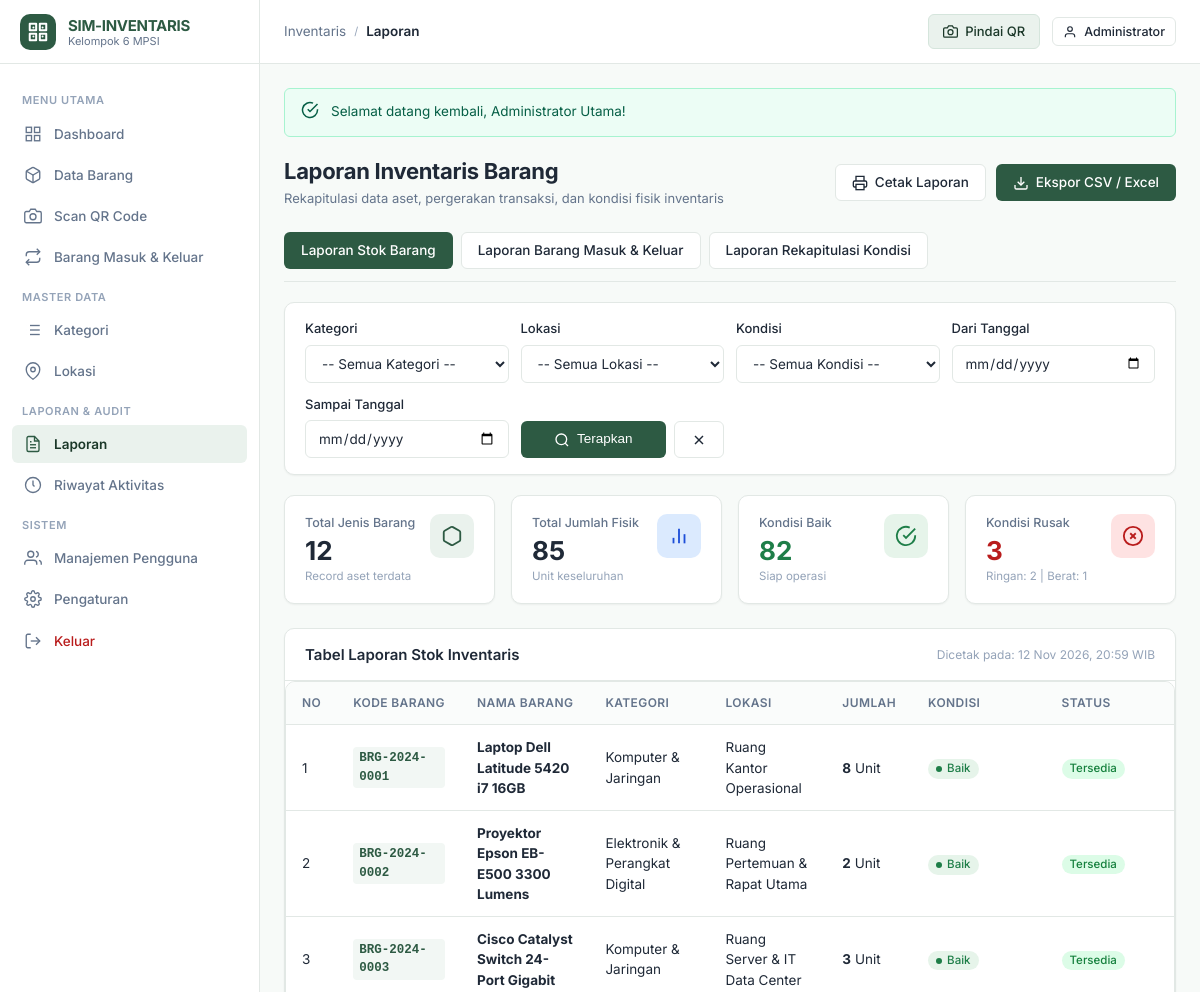
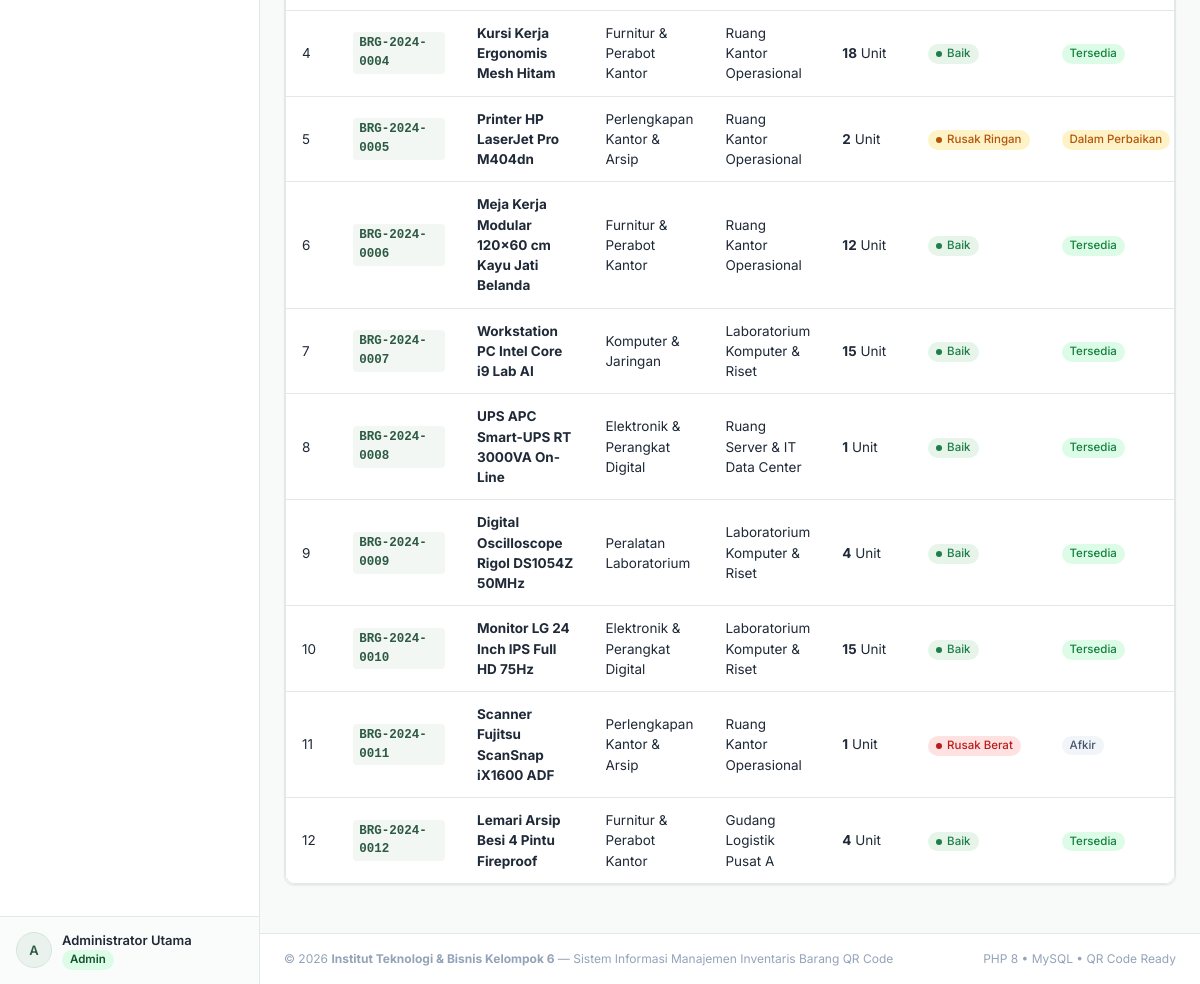
The page /reports/index.php (signed in) on the database its author committed (2 pictures, top to bottom).
### tables this page shows
CREATE TABLE `items` (
  `id` INT AUTO_INCREMENT PRIMARY KEY,
  `item_code` VARCHAR(50) NOT NULL UNIQUE,
  `name` VARCHAR(150) NOT NULL,
  `category_id` INT NOT NULL,
  `location_id` INT NOT NULL,
  `quantity` INT NOT NULL DEFAULT 0,
  `unit` VARCHAR(30) NOT NULL DEFAULT 'Unit',
  `item_condition` ENUM('Baik', 'Rusak Ringan', 'Rusak Berat') NOT NULL DEFAULT 'Baik',
  `status` ENUM('Tersedia', 'Dipinjam', 'Habis', 'Dalam Perbaikan', 'Afkir') NOT NULL DEFAULT 'Tersedia',
  `entry_date` DATE NOT NULL,
  `description` TEXT NULL,
  `qr_code_text` VARCHAR(255) NOT NULL,
  `created_by` INT NULL,
  `created_at` TIMESTAMP DEFAULT CURRENT_TIMESTAMP,
  `updated_at` TIMESTAMP DEFAULT CURRENT_TIMESTAMP ON UPDATE CURRENT_TIMESTAMP,
  CONSTRAINT `fk_items_category` FOREIGN KEY (`category_id`) REFERENCES `categories` (`id`) ON UPDATE CASCADE,
  CONSTRAINT `fk_items_location` FOREIGN KEY (`location_id`) REFERENCES `locations` (`id`) ON UPDATE CASCADE,
  CONSTRAINT `fk_items_created_by` FOREIGN KEY (`created_by`) REFERENCES `users` (`id`) ON DELETE SET NULL ON UPDATE CASCADE
);

CREATE TABLE `categories` (
  `id` INT AUTO_INCREMENT PRIMARY KEY,
  `code` VARCHAR(20) NOT NULL UNIQUE,
  `name` VARCHAR(100) NOT NULL,
  `description` TEXT NULL,
  `created_at` TIMESTAMP DEFAULT CURRENT_TIMESTAMP,
  `updated_at` TIMESTAMP DEFAULT CURRENT_TIMESTAMP ON UPDATE CURRENT_TIMESTAMP
);

CREATE TABLE `locations` (
  `id` INT AUTO_INCREMENT PRIMARY KEY,
  `code` VARCHAR(20) NOT NULL UNIQUE,
  `name` VARCHAR(100) NOT NULL,
  `building` VARCHAR(100) NULL,
  `floor` VARCHAR(50) NULL,
  `description` TEXT NULL,
  `created_at` TIMESTAMP DEFAULT CURRENT_TIMESTAMP,
  `updated_at` TIMESTAMP DEFAULT CURRENT_TIMESTAMP ON UPDATE CURRENT_TIMESTAMP
);

### reports/index.php (the view, shortened to what this page needs)
<?php
require_once __DIR__ . '/../config/helpers.php';
$pdo = getDbConnection();
$reportType = trim($_GET['report_type'] ?? 'inventory');
$startDate = trim($_GET['start_date'] ?? '');
$endDate = trim($_GET['end_date'] ?? '');
if ($reportType === 'inventory') {
    $where = [];
    $params = [];
    $whereSql = !empty($where) ? 'WHERE ' . implode(' AND ', $where) : '';
    $sql = "
        SELECT i.*, c.name as category_name, l.name as location_name
        FROM items i
        JOIN categories c ON i.category_id = c.id
        JOIN locations l ON i.location_id = l.id
        {$whereSql}
        ORDER BY i.item_code ASC
    ";
    $stmt = $pdo->prepare($sql);
    $stmt->execute($params);
    $reportData = $stmt->fetchAll();
    $totalItems = count($reportData);
    $totalUnits = array_sum(array_column($reportData, 'quantity'));
    $baikUnits = 0; $rusakRinganUnits = 0; $rusakBeratUnits = 0;
    foreach ($reportData as $row) {
        if ($row['item_condition'] === 'Baik') $baikUnits += $row['quantity'];
        elseif ($row['item_condition'] === 'Rusak Ringan') $rusakRinganUnits += $row['quantity'];
        elseif ($row['item_condition'] === 'Rusak Berat') $rusakBeratUnits += $row['quantity'];
    }
}
$queryParams = $_GET;
$queryString = http_build_query($queryParams);
require_once __DIR__ . '/../includes/header.php';
require_once __DIR__ . '/../includes/sidebar.php';
require_once __DIR__ . '/../includes/navbar.php';
?>
<div class="page-header">
    <div class="page-title">
        <h1>Laporan Inventaris Barang</h1>
        <p>Rekapitulasi data aset, pergerakan transaksi, dan kondisi fisik inventaris</p>
    </div>
    <div class="page-actions">
        <a href="<?= url('reports/print.php?' . $queryString) ?>" target="_blank" class="btn btn-secondary">
            <svg width="15" height="15" viewBox="0 0 24 24" fill="none" stroke="currentColor" stroke-width="2"><polyline points="6 9 6 2 18 2 18 9"></polyline><path d="M6 18H4a2 2 0 0 1-2-2v-5a2 2 0 0 1 2-2h16a2 2 0 0 1 2 2v5a2 2 0 0 1-2 2h-2"></path><rect x="6" y="14" width="12" height="8"></rect></svg>
            <span>Cetak Laporan</span>
        </a>
        <a href="<?= url('reports/export_csv.php?' . $queryString) ?>" class="btn btn-primary">
            <svg width="15" height="15" viewBox="0 0 24 24" fill="none" stroke="currentColor" stroke-width="2"><path d="M21 15v4a2 2 0 0 1-2 2H5a2 2 0 0 1-2-2v-4"></path><polyline points="7 10 12 15 17 10"></polyline><line x1="12" y1="15" x2="12" y2="3"></line></svg>
            <span>Ekspor CSV / Excel</span>
        </a>
    </div>
</div>
<div style="display: flex; gap: 8px; margin-bottom: 20px; border-bottom: 1px solid var(--color-border); padding-bottom: 12px; flex-wrap: wrap;">
    <a href="<?= url('reports/index.php?report_type=inventory') ?>" class="btn <?= $reportType === 'inventory' ? 'btn-primary' : 'btn-secondary' ?>">
        <span>Laporan Stok Barang</span>
    </a>
    <a href="<?= url('reports/index.php?report_type=transactions') ?>" class="btn <?= $reportType === 'transactions' ? 'btn-primary' : 'btn-secondary' ?>">
        <span>Laporan Barang Masuk & Keluar</span>
    </a>
    <a href="<?= url('reports/index.php?report_type=condition') ?>" class="btn <?= $reportType === 'condition' ? 'btn-primary' : 'btn-secondary' ?>">
        <span>Laporan Rekapitulasi Kondisi</span>
    </a>
</div>
<div class="filter-card">
    <form method="GET" action="" class="filter-grid">
        <div>
            <label class="form-label" for="category_id">Kategori</label>
            <select id="category_id" name="category_id" class="form-select">
                <option value="">-- Semua Kategori --</option>
            </select>
        </div>
        <?php if ($reportType === 'inventory'): ?>
            <div>
                <label class="form-label" for="location_id">Lokasi</label>
                <select id="location_id" name="location_id" class="form-select">
                    <option value="">-- Semua Lokasi --</option>
                </select>
            </div>
            <div>
                <label class="form-label" for="condition">Kondisi</label>
                <select id="condition" name="condition" class="form-select">
                    <option value="">-- Semua Kondisi --</option>
                </select>
            </div>
        <?php endif; ?>
        <div>
            <label class="form-label" for="start_date">Dari Tanggal</label>
            <input type="date" id="start_date" name="start_date" class="form-control" value="<?= e($startDate) ?>">
        </div>
        <div>
            <label class="form-label" for="end_date">Sampai Tanggal</label>
            <input type="date" id="end_date" name="end_date" class="form-control" value="<?= e($endDate) ?>">
        </div>
        <div style="display: flex; gap: 8px;">
            <button type="submit" class="btn btn-primary" style="flex: 1;">
                <svg width="15" height="15" viewBox="0 0 24 24" fill="none" stroke="currentColor" stroke-width="2"><circle cx="11" cy="11" r="8"></circle><line x1="21" y1="21" x2="16.65" y2="16.65"></line></svg>
                <span>Terapkan</span>
            </button>
            <a href="<?= url('reports/index.php?report_type=' . $reportType) ?>" class="btn btn-secondary" title="Reset">
                <svg width="15" height="15" viewBox="0 0 24 24" fill="none" stroke="currentColor" stroke-width="2"><line x1="18" y1="6" x2="6" y2="18"></line><line x1="6" y1="6" x2="18" y2="18"></line></svg>
            </a>
        </div>
    </form>
</div>
<?php if ($reportType === 'inventory'): ?>
    <div class="stats-grid">
        <div class="stat-card">
            <div class="stat-info">
                <span class="stat-label">Total Jenis Barang</span>
                <span class="stat-value"><?= formatNumber($totalItems) ?></span>
                <span class="stat-subtext">Record aset terdata</span>
            </div>
            <div class="stat-icon primary">
                <svg viewBox="0 0 24 24" fill="none" stroke="currentColor" stroke-width="2"><path d="M21 16V8a2 2 0 0 0-1-1.73l-7-4a2 2 0 0 0-2 0l-7 4A2 2 0 0 0 3 8v8a2 2 0 0 0 1 1.73l7 4a2 2 0 0 0 2 0l7-4A2 2 0 0 0 21 16z"></path></svg>
            </div>
        </div>
        <div class="stat-card">
            <div class="stat-info">
                <span class="stat-label">Total Jumlah Fisik</span>
                <span class="stat-value"><?= formatNumber($totalUnits) ?></span>
                <span class="stat-subtext">Unit keseluruhan</span>
            </div>
            <div class="stat-icon info">
                <svg viewBox="0 0 24 24" fill="none" stroke="currentColor" stroke-width="2"><line x1="12" y1="20" x2="12" y2="4"></line><line x1="6" y1="20" x2="6" y2="14"></line><line x1="18" y1="20" x2="18" y2="10"></line></svg>
            </div>
        </div>
        <div class="stat-card">
            <div class="stat-info">
                <span class="stat-label">Kondisi Baik</span>
                <span class="stat-value" style="color: var(--color-success);"><?= formatNumber($baikUnits) ?></span>
                <span class="stat-subtext">Siap operasi</span>
            </div>
            <div class="stat-icon success">
                <svg viewBox="0 0 24 24" fill="none" stroke="currentColor" stroke-width="2"><path d="M22 11.08V12a10 10 0 1 1-5.93-9.14"></path><polyline points="22 4 12 14.01 9 11.01"></polyline></svg>
            </div>
        </div>
        <div class="stat-card">
            <div class="stat-info">
                <span class="stat-label">Kondisi Rusak</span>
                <span class="stat-value" style="color: var(--color-danger);"><?= formatNumber($rusakRinganUnits + $rusakBeratUnits) ?></span>
                <span class="stat-subtext">Ringan: <?= $rusakRinganUnits ?> | Berat: <?= $rusakBeratUnits ?></span>
            </div>
            <div class="stat-icon danger">
                <svg viewBox="0 0 24 24" fill="none" stroke="currentColor" stroke-width="2"><circle cx="12" cy="12" r="10"></circle><line x1="15" y1="9" x2="9" y2="15"></line><line x1="9" y1="9" x2="15" y2="15"></line></svg>
            </div>
        </div>
    </div>
    <div class="card">
        <div class="card-header">
            <h2 class="card-title">Tabel Laporan Stok Inventaris</h2>
            <span style="font-size: 12px; color: var(--color-text-subtle);">Dicetak pada: <?= date('d M Y, H:i') ?> WIB</span>
        </div>
        <div class="table-responsive">
            <table class="table">
                <thead>
                    <tr>
                        <th style="width: 40px;">No</th>
                        <th>Kode Barang</th>
                        <th>Nama Barang</th>
                        <th>Kategori</th>
                        <th>Lokasi</th>
                        <th>Jumlah</th>
                        <th>Kondisi</th>
                        <th>Status</th>
                    </tr>
                </thead>
                <tbody>
                    <?php if (empty($reportData)): ?>
                        <tr><td colspan="9" style="text-align: center; color: var(--color-text-subtle); padding: 32px;">Tidak ada data yang memenuhi kriteria filter.</td></tr>
                    <?php else: ?>
                        <?php foreach ($reportData as $idx => $r): ?>
                            <tr>
                                <td><?= $idx + 1 ?></td>
                                <td><span class="table-code"><?= e($r['item_code']) ?></span></td>
                                <td><strong><?= e($r['name']) ?></strong></td>
                                <td><?= e($r['category_name']) ?></td>
                                <td><?= e($r['location_name']) ?></td>
                                <td><strong><?= formatNumber($r['quantity']) ?></strong> <?= e($r['unit']) ?></td>
                                <td><?= getConditionBadge($r['item_condition']) ?></td>
                                <td><?= getStatusBadge($r['status']) ?></td>
                            </tr>
                        <?php endforeach; ?>
                    <?php endif; ?>
                </tbody>
            </table>
        </div>
    </div>
<?php endif; ?>
<?php require_once __DIR__ . '/../includes/footer.php'; ?>

### config/helpers.php (shortened to what this page needs)
<?php
function e(?string $string): string {
    return htmlspecialchars($string ?? '', ENT_QUOTES, 'UTF-8');
}
function url(string $path = ''): string {
    $path = ltrim($path, '/');
    return BASE_URL . ($path !== '' ? '/' . $path : '');
}
function formatNumber($num): string {
    return number_format((float)$num, 0, ',', '.');
}
function getConditionBadge(string $condition): string {
    switch ($condition) {
        case 'Baik':
            return '<span class="badge badge-success"><span class="dot dot-success"></span>Baik</span>';
        case 'Rusak Ringan':
            return '<span class="badge badge-warning"><span class="dot dot-warning"></span>Rusak Ringan</span>';
        case 'Rusak Berat':
            return '<span class="badge badge-danger"><span class="dot dot-danger"></span>Rusak Berat</span>';
    }
}
function getStatusBadge(string $status): string {
    switch ($status) {
        case 'Tersedia':
            return '<span class="badge badge-emerald">Tersedia</span>';
        case 'Dalam Perbaikan':
            return '<span class="badge badge-warning">Dalam Perbaikan</span>';
        case 'Afkir':
            return '<span class="badge badge-gray">Afkir</span>';
    }
}
function getRoleBadge(string $role): string {
    switch ($role) {
        case 'admin':
            return '<span class="badge badge-admin">Admin</span>';
    }
}

### rows shown on the page
items: item_code "BRG-2024-0001", name "Laptop Dell Latitude 5420 i7 16GB", category.name "Komputer & Jaringan", location.name "Ruang Kantor Operasional", quantity "8", unit "Unit", item_condition "Baik" (drawn), status "Tersedia"
items: item_code "BRG-2024-0002", name "Proyektor Epson EB-E500 3300 Lumens", category.name "Elektronik & Perangkat Digital", location.name "Ruang Pertemuan & Rapat Utama", quantity "2", unit "Unit", item_condition "Baik" (drawn), status "Tersedia"
items: item_code "BRG-2024-0003", name "Cisco Catalyst Switch 24-Port Gigabit", category.name "Komputer & Jaringan", location.name "Ruang Server & IT Data Center", quantity "3", unit "Unit", item_condition "Baik" (drawn), status "Tersedia"
items: item_code "BRG-2024-0004", name "Kursi Kerja Ergonomis Mesh Hitam", category.name "Furnitur & Perabot Kantor", location.name "Ruang Kantor Operasional", quantity "18", unit "Unit", item_condition "Baik" (drawn), status "Tersedia"
items: item_code "BRG-2024-0005", name "Printer HP LaserJet Pro M404dn", category.name "Perlengkapan Kantor & Arsip", location.name "Ruang Kantor Operasional", quantity "2", unit "Unit", item_condition "Rusak Ringan" (drawn), status "Dalam Perbaikan"
items: item_code "BRG-2024-0006", name "Meja Kerja Modular 120x60 cm Kayu Jati Belanda", category.name "Furnitur & Perabot Kantor", location.name "Ruang Kantor Operasional", quantity "12", unit "Unit", item_condition "Baik" (drawn), status "Tersedia"
items: item_code "BRG-2024-0007", name "Workstation PC Intel Core i9 Lab AI", category.name "Komputer & Jaringan", location.name "Laboratorium Komputer & Riset", quantity "15", unit "Unit", item_condition "Baik" (drawn), status "Tersedia"
items: item_code "BRG-2024-0008", name "UPS APC Smart-UPS RT 3000VA On-Line", category.name "Elektronik & Perangkat Digital", location.name "Ruang Server & IT Data Center", quantity "1", unit "Unit", item_condition "Baik" (drawn), status "Tersedia"
items: item_code "BRG-2024-0009", name "Digital Oscilloscope Rigol DS1054Z 50MHz", category.name "Peralatan Laboratorium", location.name "Laboratorium Komputer & Riset", quantity "4", unit "Unit", item_condition "Baik" (drawn), status "Tersedia"
items: item_code "BRG-2024-0010", name "Monitor LG 24 Inch IPS Full HD 75Hz", category.name "Elektronik & Perangkat Digital", location.name "Laboratorium Komputer & Riset", quantity "15", unit "Unit", item_condition "Baik" (drawn), status "Tersedia"
items: item_code "BRG-2024-0011", name "Scanner Fujitsu ScanSnap iX1600 ADF", category.name "Perlengkapan Kantor & Arsip", location.name "Ruang Kantor Operasional", quantity "1", unit "Unit", item_condition "Rusak Berat" (drawn), status "Afkir"
items: item_code "BRG-2024-0012", name "Lemari Arsip Besi 4 Pintu Fireproof", category.name "Furnitur & Perabot Kantor", location.name "Gudang Logistik Pusat A", quantity "4", unit "Unit", item_condition "Baik" (drawn), status "Tersedia"

### other values the page prints
getSetting('app_name', 'SIM-INVENTARIS') "SIM-INVENTARIS"
substr($user['full_name'] ?? 'U', 0, 1) "A"
$user['full_name'] "Administrator Utama"
$breadcrumbTitle "Laporan"
explode(' ', $user['full_name'] ?? 'Profil')[0] "Administrator"
$flash['message'] "Selamat datang kembali, Administrator Utama!"
formatNumber($totalItems) "12"
formatNumber($totalUnits) "85"
formatNumber($baikUnits) "82"
formatNumber($rusakRinganUnits + $rusakBeratUnits) "3"
$rusakRinganUnits "2"
$rusakBeratUnits "1"
getSetting('institution_name', 'Kelompok 6 MPSI') "Institut Teknologi & Bisnis Kelompok 6"
getSetting('app_title', 'Sistem Informasi Manajemen Inventaris') "Sistem Informasi Manajemen Inventaris Barang QR Code"
